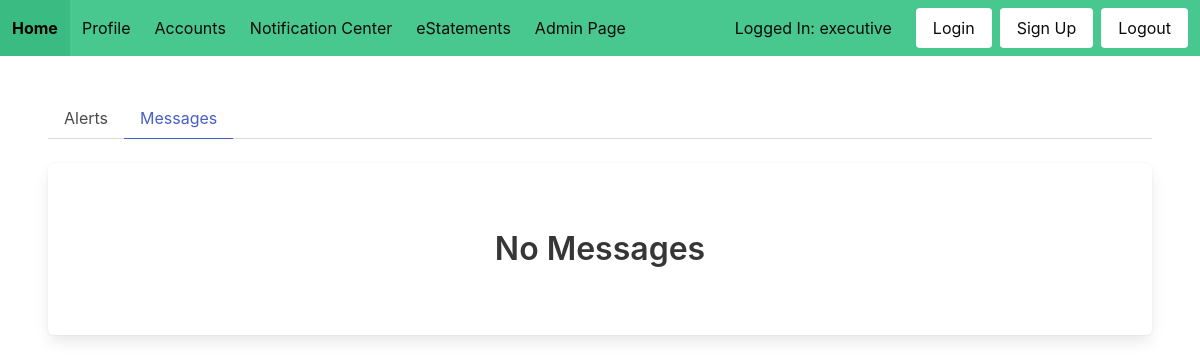
Page /messages/ (signed in) on the earlier database version.
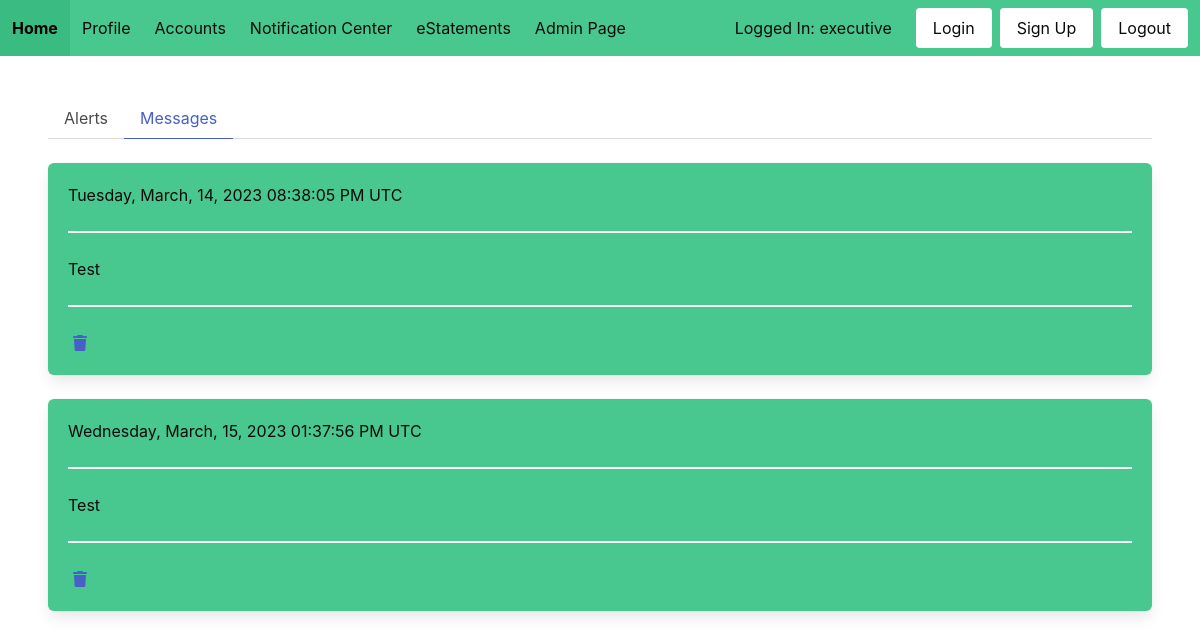
Same page on the later database version.
### website/models.py (models this page shows)
class Messages(db.Model):
    id = db.Column(db.Integer, primary_key=True)
    date = db.Column(db.DateTime, server_default=func.now())
    username = db.Column(db.String(100))
    content = db.Column(db.String(5000))

### website/main/routes.py (the view)
@main.route('/messages/')
@login_required
def messages():
    messages = get_messages(current_user.username)
    return render_template('messages.html', messages=messages)

### website/models.py (called while the page is built)
@login_manager.user_loader
def load_user(id):
    return User.query.get(int(id))

### website/utils/format.py (called while the page is built)
def format_date_1(dt: datetime):
    weekday_map = {0: 'Monday', 1: 'Tuesday', 2: 'Wednesday', 3: 'Thursday',
                   4: 'Friday', 5: 'Saturday', 6: 'Sunday'}
    month_map = {1: 'January', 2: 'February', 3: 'March', 4: 'April', 5: 'May',
                 6: 'June', 7: 'July', 8: 'August', 9: 'September',
                 10: 'October', 11: 'November', 12: 'December'}
    weekday = weekday_map[dt.weekday()]
    month = month_map[dt.month]
    hour = dt.hour
    period = 'AM'
    if dt.hour >= 12:
        period = 'PM'
    if dt.hour >= 13:
        hour -= 12
    elif dt.hour < 1:
        hour += 12
    time_str = f'{hour:02}:{dt.minute:02}:{dt.second:02} {period}'
    res = f'{weekday}, {month}, {dt.day:02}, {dt.year} {time_str} UTC'
    return res

### website/utils/utils.py (called while the page is built)
def get_messages(username):
    messages = Messages.query.filter_by(username=username)
    res = []
    for message in messages:
        formatted = {}
        formatted['date'] = format_date_1(message.date)
        formatted['content'] = message.content
        formatted['id'] = message.id
        res.append(formatted)
    return res

### website/templates/messages.html (shortened to what this page needs)
{% extends "base.html" %}
{% block content %}
<div class="tabs">
    <ul>
        <li><a href="{{ url_for('main.alerts') }}">Alerts</a></li>
        <li class="is-active"><a href="{{ url_for('main.messages') }}">Messages</a></li>
    </ul>
</div>
{% if not messages %}
<div class="box has-text-centered">
    <section class="hero">
        <div class="hero-body">
            <p class="title">No Messages</p>
        </div>
    </section>
</div>
{% endif %}
{% for message in messages %}
<div class="box has-background-success has-text-black">
    <p>{{ message['date'] }}</p>
    <hr>
    <p>{{ message['content'] }}</p>
    <hr>
    <a href="{{ url_for('main.delete_message', id=message['id']) }}">
        <span class="icon is-left">
            <i class="fas fa-trash fa-sharp"></i>
        </span>
    </a>
</div>
{% endfor %}
{% endblock %}

### website/templates/base.html (shortened to what this page needs)
<!DOCTYPE html>
<html>
<head>
    <link rel="stylesheet" href="https://cdnjs.cloudflare.com/ajax/libs/bulma/0.7.2/css/bulma.min.css" />
</head>
<body>
    <nav class="navbar is-success is-fixed-top">
        <div class="navbar-brand is-success">
            <a class="navbar-item has-text-black is-success" href="{{ url_for('main.home') }}">
                <strong>Home</strong>
            </a>
        </div>
        <div class="navbar-menu has-background-success" id="nav-links">
            <div class="navbar-start">
                <a href="{{ url_for('main.profile') }}" class="navbar-item has-text-black">Profile</a>
                <div class="navbar-item has-dropdown is-hoverable">
                    <a class="navbar-link has-text-black is-arrowless">Accounts</a>
                </div>
                <a href="{{ url_for('main.alerts') }}" class="navbar-item has-text-black">Notification Center</a>
                <a href="{{ url_for('main.view_eStatements') }}" class="navbar-item has-text-black">eStatements</a>
                {% if current_user.id == 1 %}
                <a href="{{ url_for('admin.bank_settings') }}" class="navbar-item has-text-black">Admin Page</a>
                {% endif %}
            </div>
            <div class="navbar-end is-success">
                {% if current_user.is_authenticated %}
                <p class="navbar-item has-text-black">Logged In: {{ current_user.username }}</p>
                {% endif %}
                <div class="navbar-item">
                    <div class="buttons">
                        <a href="{{ url_for('auth.login') }}" class="button is-white">Login</a>
                        <a href="{{ url_for('auth.signup') }}" class="button is-white">Sign Up</a>
                        <a href="{{ url_for('auth.logout') }}" class="button is-white">Logout</a>
                    </div>
                </div>
            </div>
        </div>
    </nav>
    <div class="hero-body has-text-black">
        {% block content %}
        {% endblock %}
    </div>
</body>
</html>

Differences in the rows shown:
added Messages: date "Tuesday, March, 14, 2023 08:38:05 PM UTC", content "Test"
added Messages: date "Wednesday, March, 15, 2023 01:37:56 PM UTC", content "Test"
Other differences:
text no longer shown: "No Messages"
